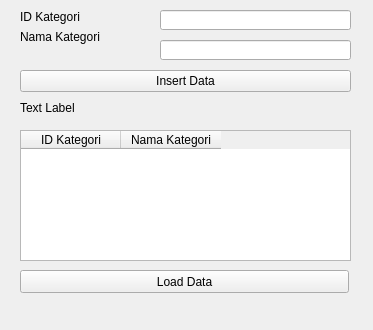
<?xml version="1.0" encoding="UTF-8"?>
<ui version="4.0">
 <class>Form</class>
 <widget class="QWidget" name="Form">
  <property name="geometry">
   <rect>
    <x>0</x>
    <y>0</y>
    <width>373</width>
    <height>330</height>
   </rect>
  </property>
  <property name="windowTitle">
   <string>Form</string>
  </property>
  <widget class="QWidget" name="formLayoutWidget">
   <property name="geometry">
    <rect>
     <x>20</x>
     <y>10</y>
     <width>131</width>
     <height>51</height>
    </rect>
   </property>
   <layout class="QFormLayout" name="formLayout">
    <item row="0" column="0" colspan="2">
     <widget class="QLabel" name="label">
      <property name="text">
       <string>ID Kategori</string>
      </property>
     </widget>
    </item>
    <item row="1" column="0" colspan="2">
     <widget class="QLabel" name="label_2">
      <property name="text">
       <string>Nama Kategori</string>
      </property>
     </widget>
    </item>
   </layout>
  </widget>
  <widget class="QWidget" name="formLayoutWidget_3">
   <property name="geometry">
    <rect>
     <x>20</x>
     <y>70</y>
     <width>331</width>
     <height>25</height>
    </rect>
   </property>
   <layout class="QFormLayout" name="formLayout_3">
    <item row="0" column="0" colspan="2">
     <widget class="QPushButton" name="pushButton">
      <property name="text">
       <string>Insert Data</string>
      </property>
     </widget>
    </item>
   </layout>
  </widget>
  <widget class="QLabel" name="label_3">
   <property name="geometry">
    <rect>
     <x>20</x>
     <y>100</y>
     <width>331</width>
     <height>16</height>
    </rect>
   </property>
   <property name="text">
    <string>Text Label</string>
   </property>
  </widget>
  <widget class="QTableWidget" name="tableWidget">
   <property name="geometry">
    <rect>
     <x>20</x>
     <y>130</y>
     <width>331</width>
     <height>131</height>
    </rect>
   </property>
   <column>
    <property name="text">
     <string>ID Kategori</string>
    </property>
   </column>
   <column>
    <property name="text">
     <string>Nama Kategori</string>
    </property>
   </column>
  </widget>
  <widget class="QLineEdit" name="lineEdit">
   <property name="geometry">
    <rect>
     <x>160</x>
     <y>10</y>
     <width>191</width>
     <height>20</height>
    </rect>
   </property>
  </widget>
  <widget class="QLineEdit" name="lineEdit_2">
   <property name="geometry">
    <rect>
     <x>160</x>
     <y>40</y>
     <width>191</width>
     <height>20</height>
    </rect>
   </property>
  </widget>
  <widget class="QPushButton" name="pushButton_2">
   <property name="geometry">
    <rect>
     <x>20</x>
     <y>270</y>
     <width>329</width>
     <height>23</height>
    </rect>
   </property>
   <property name="text">
    <string>Load Data</string>
   </property>
  </widget>
 </widget>
 <resources/>
 <connections/>
</ui>
